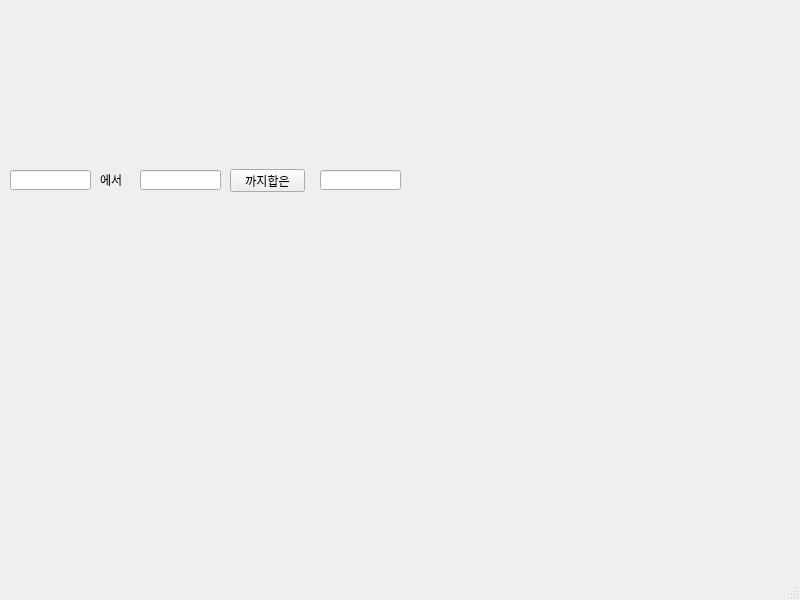
<?xml version="1.0" encoding="UTF-8"?>
<ui version="4.0">
 <class>click</class>
 <widget class="QMainWindow" name="click">
  <property name="geometry">
   <rect>
    <x>0</x>
    <y>0</y>
    <width>800</width>
    <height>600</height>
   </rect>
  </property>
  <property name="windowTitle">
   <string>MainWindow</string>
  </property>
  <property name="layoutDirection">
   <enum>Qt::LeftToRight</enum>
  </property>
  <property name="styleSheet">
   <string notr="true">text-align : center</string>
  </property>
  <widget class="QWidget" name="centralwidget">
   <widget class="QPushButton" name="pb">
    <property name="geometry">
     <rect>
      <x>230</x>
      <y>169</y>
      <width>75</width>
      <height>23</height>
     </rect>
    </property>
    <property name="text">
     <string>까지합은</string>
    </property>
   </widget>
   <widget class="QLineEdit" name="le1">
    <property name="geometry">
     <rect>
      <x>10</x>
      <y>170</y>
      <width>81</width>
      <height>20</height>
     </rect>
    </property>
   </widget>
   <widget class="QLineEdit" name="le2">
    <property name="geometry">
     <rect>
      <x>140</x>
      <y>170</y>
      <width>81</width>
      <height>20</height>
     </rect>
    </property>
   </widget>
   <widget class="QLineEdit" name="le3">
    <property name="geometry">
     <rect>
      <x>320</x>
      <y>170</y>
      <width>81</width>
      <height>20</height>
     </rect>
    </property>
   </widget>
   <widget class="QLabel" name="label">
    <property name="geometry">
     <rect>
      <x>100</x>
      <y>174</y>
      <width>56</width>
      <height>12</height>
     </rect>
    </property>
    <property name="text">
     <string>에서</string>
    </property>
   </widget>
  </widget>
  <widget class="QMenuBar" name="menubar">
   <property name="geometry">
    <rect>
     <x>0</x>
     <y>0</y>
     <width>800</width>
     <height>21</height>
    </rect>
   </property>
  </widget>
  <widget class="QStatusBar" name="statusbar"/>
 </widget>
 <resources/>
 <connections/>
</ui>
